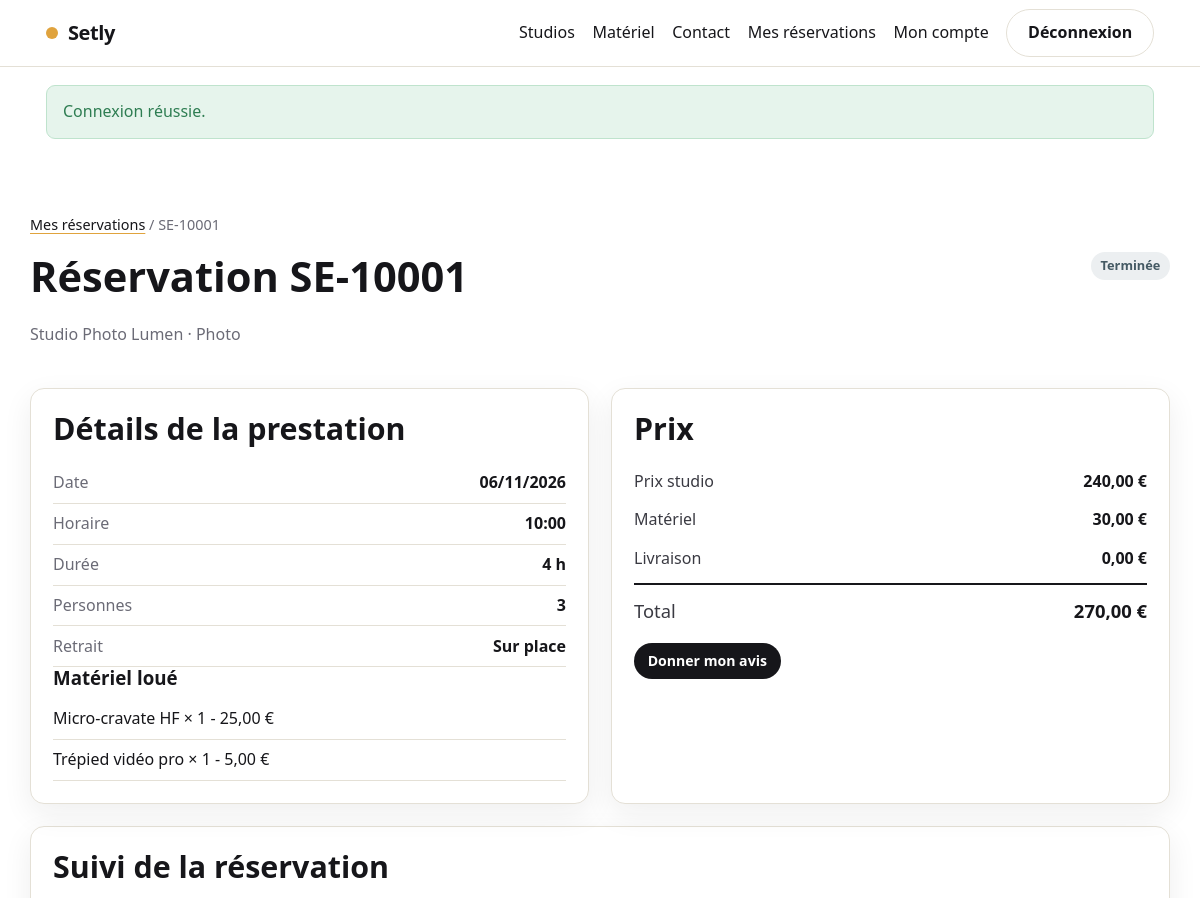
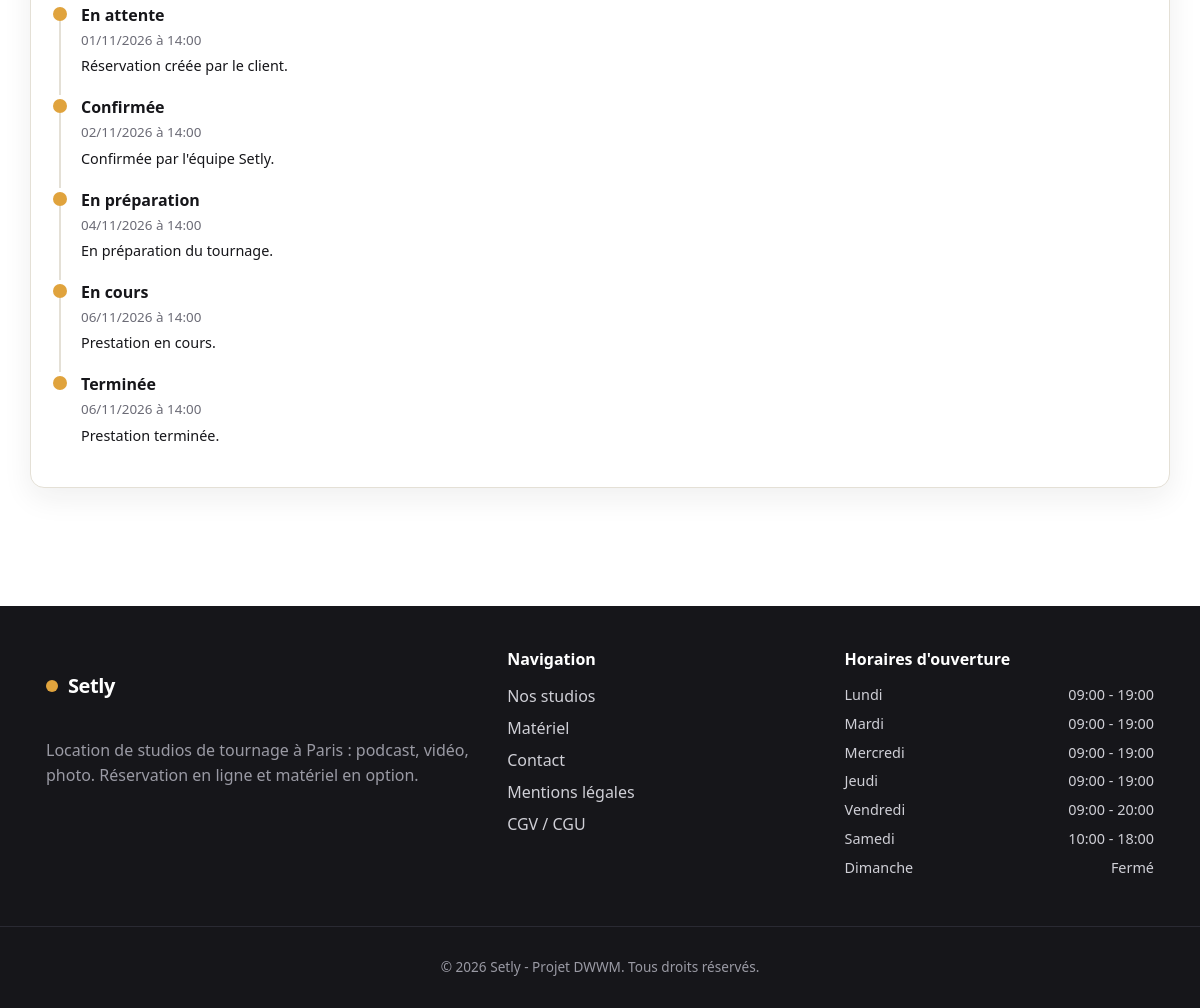
/reservation/1 (signed in), run on the app's committed database (2 pictures, top to bottom).
### tables this page shows
CREATE TABLE reservation (
    id_reservation      INT AUTO_INCREMENT PRIMARY KEY,
    id_utilisateur      INT NOT NULL,
    id_studio           INT NOT NULL,
    reference           VARCHAR(20) NOT NULL UNIQUE,
    date_tournage       DATE NOT NULL,
    heure_debut         TIME NOT NULL,
    duree_heures        INT NOT NULL,
    nb_personnes        INT NOT NULL,
    mode_retrait        VARCHAR(20) NOT NULL DEFAULT 'sur_place',
    livraison_km        INT NOT NULL DEFAULT 0,
    prix_studio_cents   INT NOT NULL,
    reduction_cents     INT NOT NULL DEFAULT 0,
    prix_materiel_cents INT NOT NULL DEFAULT 0,
    livraison_cents     INT NOT NULL DEFAULT 0,
    total_cents         INT NOT NULL,
    statut              VARCHAR(30) NOT NULL DEFAULT 'en_attente',
    date_creation       DATETIME NOT NULL DEFAULT CURRENT_TIMESTAMP,
    CONSTRAINT fk_resa_utilisateur FOREIGN KEY (id_utilisateur) REFERENCES utilisateur(id_utilisateur),
    CONSTRAINT fk_resa_studio      FOREIGN KEY (id_studio)      REFERENCES studio(id_studio),
    CONSTRAINT chk_statut CHECK (statut IN
        ('en_attente','confirmee','en_preparation','en_cours','terminee','annulee','attente_retour_materiel'))
);

CREATE TABLE studio (
    id_studio           INT AUTO_INCREMENT PRIMARY KEY,
    id_type             INT NOT NULL,
    nom                 VARCHAR(120) NOT NULL,
    description         TEXT,
    capacite            INT NOT NULL,
    surface_m2          INT,
    tarif_horaire_cents INT NOT NULL,
    duree_min_heures    INT NOT NULL DEFAULT 2,
    conditions          TEXT,
    actif               TINYINT(1) NOT NULL DEFAULT 1,
    CONSTRAINT fk_studio_type FOREIGN KEY (id_type) REFERENCES type_studio(id_type)
);

CREATE TABLE type_studio (
    id_type      INT AUTO_INCREMENT PRIMARY KEY,
    libelle      VARCHAR(30) NOT NULL UNIQUE
);

CREATE TABLE reservation_materiel (
    id_reservation      INT NOT NULL,
    id_materiel         INT NOT NULL,
    quantite            INT NOT NULL DEFAULT 1,
    prix_unitaire_cents INT NOT NULL,
    PRIMARY KEY (id_reservation, id_materiel),
    CONSTRAINT fk_rm_reservation FOREIGN KEY (id_reservation) REFERENCES reservation(id_reservation) ON DELETE CASCADE,
    CONSTRAINT fk_rm_materiel    FOREIGN KEY (id_materiel)    REFERENCES materiel(id_materiel)
);

CREATE TABLE materiel (
    id_materiel         INT AUTO_INCREMENT PRIMARY KEY,
    nom                 VARCHAR(120) NOT NULL,
    description         TEXT,
    prix_unitaire_cents INT NOT NULL,
    actif               TINYINT(1) NOT NULL DEFAULT 1
);

CREATE TABLE reservation_suivi (
    id_suivi        INT AUTO_INCREMENT PRIMARY KEY,
    id_reservation  INT NOT NULL,
    statut          VARCHAR(30) NOT NULL,
    date_changement DATETIME NOT NULL DEFAULT CURRENT_TIMESTAMP,
    commentaire     TEXT,
    CONSTRAINT fk_suivi_reservation FOREIGN KEY (id_reservation) REFERENCES reservation(id_reservation) ON DELETE CASCADE
);

CREATE TABLE horaire (
    id_horaire      INT AUTO_INCREMENT PRIMARY KEY,
    jour_semaine    VARCHAR(10) NOT NULL,
    heure_ouverture TIME,
    heure_fermeture TIME,
    ferme           TINYINT(1) NOT NULL DEFAULT 0
);

### views/client/detail.php (the view, shortened to what the rows shown need)
<section class="container section">
    <nav class="breadcrumb" aria-label="Fil d'Ariane">
        <a href="/mes-reservations">Mes réservations</a> <span aria-hidden="true">/</span> <?= e($resa['reference']) ?>
    </nav>
    <div class="detail-head">
        <div>
            <h1>Réservation <?= e($resa['reference']) ?></h1>
            <p class="muted"><?= e($resa['studio_nom']) ?> · <?= e(ucfirst($resa['type_libelle'])) ?></p>
        </div>
        <span class="status status--<?= e($resa['statut']) ?>"><?= e(ReservationService::statutLabel($resa['statut'])) ?></span>
    </div>
    <div class="detail-grid">
        <div class="card detail-block">
            <h2>Détails de la prestation</h2>
            <dl class="data-list">
                <div><dt>Date</dt><dd><?= e(date('d/m/Y', strtotime($resa['date_tournage']))) ?></dd></div>
                <div><dt>Horaire</dt><dd><?= e(substr((string) $resa['heure_debut'], 0, 5)) ?></dd></div>
                <div><dt>Durée</dt><dd><?= (int) $resa['duree_heures'] ?> h</dd></div>
                <div><dt>Personnes</dt><dd><?= (int) $resa['nb_personnes'] ?></dd></div>
                <div><dt>Retrait</dt><dd><?= $resa['mode_retrait'] === 'livraison' ? 'Livraison (' . (int) $resa['livraison_km'] . ' km)' : 'Sur place' ?></dd></div>
            </dl>
            <?php if ($materiels): ?>
                <h3>Matériel loué</h3>
                <ul class="list-mini">
                    <?php foreach ($materiels as $m): ?>
                        <li><?= e($m['nom']) ?> × <?= (int) $m['quantite'] ?> - <?= price((int) $m['prix_unitaire_cents'] * (int) $m['quantite']) ?></li>
                    <?php endforeach; ?>
                </ul>
            <?php endif; ?>
        </div>
        <div class="card detail-block">
            <h2>Prix</h2>
            <dl class="recap">
                <div><dt>Prix studio</dt><dd><?= price((int) $resa['prix_studio_cents']) ?></dd></div>
                <div><dt>Matériel</dt><dd><?= price((int) $resa['prix_materiel_cents']) ?></dd></div>
                <div><dt>Livraison</dt><dd><?= price((int) $resa['livraison_cents']) ?></dd></div>
                <div class="recap__total"><dt>Total</dt><dd><?= price((int) $resa['total_cents']) ?></dd></div>
            </dl>
            <?php if ($peutAvis): ?>
                <a class="btn btn--primary btn--sm" href="/reservation/<?= (int) $resa['id_reservation'] ?>/avis">Donner mon avis</a>
            <?php endif; ?>
        </div>
    </div>
    <?php if ($suiviVisible): ?>
        <div class="card detail-block">
            <h2>Suivi de la réservation</h2>
            <ol class="timeline">
                <?php foreach ($suivi as $etape): ?>
                    <li class="timeline__item">
                        <span class="timeline__dot" aria-hidden="true"></span>
                        <div>
                            <p class="timeline__status"><?= e(ReservationService::statutLabel($etape['statut'])) ?></p>
                            <p class="timeline__date"><?= e(date('d/m/Y à H:i', strtotime($etape['date_changement']))) ?></p>
                            <?php if ($etape['commentaire']): ?>
                                <p class="timeline__comment"><?= e($etape['commentaire']) ?></p>
                            <?php endif; ?>
                        </div>
                    </li>
                <?php endforeach; ?>
            </ol>
        </div>
    <?php else: ?>
        <p class="info-box">Le suivi détaillé sera accessible une fois votre réservation confirmée par notre équipe.</p>
    <?php endif; ?>
</section>

### src/Core/Router.php (shortened to what the rows shown need)
<?php
final class Router
{
    public function dispatch(string $method, string $path): void
    {
        $path = rtrim($path, '/') ?: '/';
        foreach ($this->routes as [$routeMethod, $routePath, $handler, $access]) {
            if ($routeMethod !== $method) {
                continue;
            }
            $pattern = $this->toRegex($routePath);
            if (preg_match($pattern, $path, $matches)) {
                $params = array_filter(
                    $matches,
                    static fn ($k) => !is_int($k),
                    ARRAY_FILTER_USE_KEY
                );
                [$class, $action] = explode('@', $handler);
                $controller = new $fqcn();
                $controller->$action(new Request(), ...array_values($params));
                return;
            }
        }
    }
    private function toRegex(string $path): string
    {
        $regex = preg_replace('#\{([a-zA-Z_]+)\}#', '(?P<$1>[^/]+)', $path);
        return '#^' . $regex . '$#';
    }
}

### views/partials/header.php (shortened to what the rows shown need)
<header class="site-header">
    <div class="container site-header__inner">
        <a class="brand" href="/">
            <span class="brand__dot" aria-hidden="true"></span>Setly
        </a>
        <nav id="nav-principal" class="site-nav" aria-label="Navigation principale">
            <a class="<?= active('/studios') ?>" href="/studios">Studios</a>
            <a class="<?= active('/materiel') ?>" href="/materiel">Matériel</a>
            <a class="<?= active('/contact') ?>" href="/contact">Contact</a>
            <?php if (Auth::check()): ?>
                <?php if (Auth::hasRole('client')): ?>
                    <a class="<?= active('/mes-reservations') ?>" href="/mes-reservations">Mes réservations</a>
                    <a class="<?= active('/mon-compte') ?>" href="/mon-compte">Mon compte</a>
                <?php endif; ?>
                <form action="/deconnexion" method="post" class="inline-form">
                    <button type="submit" class="btn btn--ghost">Déconnexion</button>
                </form>
            <?php else: ?>
                <a class="<?= active('/connexion') ?>" href="/connexion">Connexion</a>
                <a class="btn btn--primary" href="/inscription">Créer un compte</a>
            <?php endif; ?>
        </nav>
    </div>
</header>

### views/partials/flash.php (shortened to what the rows shown need)
<?php
$flashes = Session::takeFlash();
if ($flashes):
?>
<div class="container">
    <?php foreach ($flashes as $f): ?>
        <div class="alert alert--<?= e($f['type']) ?>" role="alert">
            <?= e($f['message']) ?>
        </div>
    <?php endforeach; ?>
</div>
<?php endif; ?>

### views/partials/footer.php
<?php use App\Model\Horaire; $horairesFooter = Horaire::all(); ?>
<footer class="site-footer">
    <div class="container site-footer__grid">
        <div>
            <p class="brand brand--light"><span class="brand__dot" aria-hidden="true"></span>Setly</p>
            <p class="muted">Location de studios de tournage à Paris : podcast, vidéo, photo. Réservation en ligne et matériel en option.</p>
        </div>
        <nav aria-label="Liens de pied de page">
            <h2 class="site-footer__title">Navigation</h2>
            <ul class="site-footer__links">
                <li><a href="/studios">Nos studios</a></li>
                <li><a href="/materiel">Matériel</a></li>
                <li><a href="/contact">Contact</a></li>
                <li><a href="/mentions-legales">Mentions légales</a></li>
                <li><a href="/cgv">CGV / CGU</a></li>
            </ul>
        </nav>
        <div>
            <h2 class="site-footer__title">Horaires d'ouverture</h2>
            <ul class="site-footer__hours">
                <?php foreach ($horairesFooter as $h): ?>
                    <li>
                        <span><?= e(ucfirst($h['jour_semaine'])) ?></span>
                        <span><?= (int) $h['ferme'] === 1
                            ? 'Fermé'
                            : e(substr((string) $h['heure_ouverture'], 0, 5)) . ' - ' . e(substr((string) $h['heure_fermeture'], 0, 5)) ?></span>
                    </li>
                <?php endforeach; ?>
            </ul>
        </div>
    </div>
    <div class="site-footer__bottom">
        <p>© <?= date('Y') ?> Setly - Projet DWWM. Tous droits réservés.</p>
    </div>
</footer>

### data on the page
reservation: message "Connexion réussie.", reference "SE-10001", id_studio.nom "Studio Photo Lumen", type_studio.libelle "Photo", statut "Terminée", date_tournage "06/11/2026", heure_debut "10:00", duree_heures "4", nb_personnes "3", mode_retrait "Sur place", prix_studio_cents "240,00 €", prix_materiel_cents "30,00 €", livraison_cents "0,00 €", total_cents "270,00 €"
reservation_materiel: id_materiel.nom "Micro-cravate HF", quantite "1", price((int) $m['prix_unitaire_cents'] * (int) $m['quantite']) "25,00 €"
reservation_materiel: id_materiel.nom "Trépied vidéo pro", quantite "1", price((int) $m['prix_unitaire_cents'] * (int) $m['quantite']) "5,00 €"
reservation_suivi: statut "En attente", date_changement "01/11/2026 à 14:00", commentaire "Réservation créée par le client."
reservation_suivi: statut "Confirmée", date_changement "02/11/2026 à 14:00", commentaire "Confirmée par l'équipe Setly."
reservation_suivi: statut "En préparation", date_changement "04/11/2026 à 14:00", commentaire "En préparation du tournage."
reservation_suivi: statut "En cours", date_changement "06/11/2026 à 14:00", commentaire "Prestation en cours."
reservation_suivi: statut "Terminée", date_changement "06/11/2026 à 14:00", commentaire "Prestation terminée."
horaire: jour_semaine "Lundi", heure_ouverture "09:00", heure_fermeture "19:00"
horaire: jour_semaine "Mardi", heure_ouverture "09:00", heure_fermeture "19:00"
horaire: jour_semaine "Mercredi", heure_ouverture "09:00", heure_fermeture "19:00"
horaire: jour_semaine "Jeudi", heure_ouverture "09:00", heure_fermeture "19:00"
horaire: jour_semaine "Vendredi", heure_ouverture "09:00", heure_fermeture "20:00"
horaire: jour_semaine "Samedi", heure_ouverture "10:00", heure_fermeture "18:00"
horaire: jour_semaine "Dimanche", ferme "Fermé"
